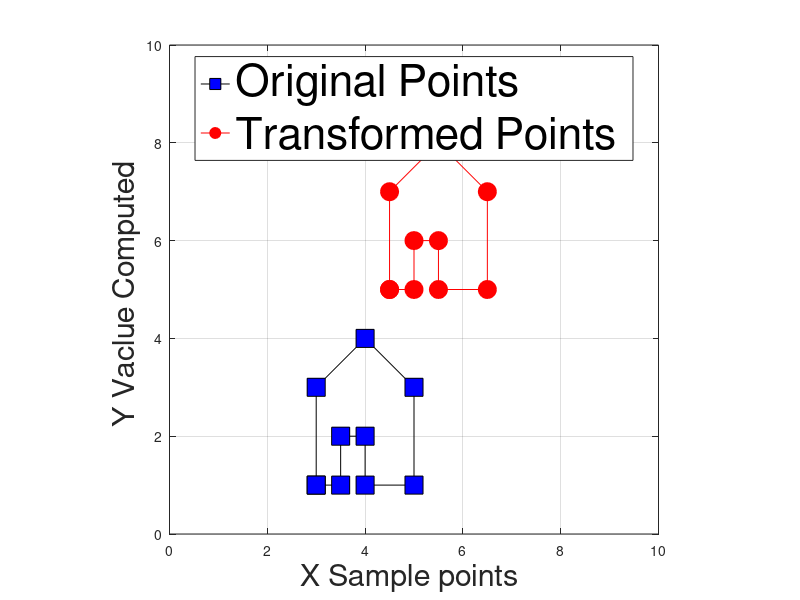

Write the MATLAB code that produced this figure.
function DEMO_05_Translate_PTS()
%  SOME POINTS:
% xy_pts = [ ...
%     0.86  1.28  1.85  2.52  1.81  2.87  4.11  5.68  6.97  8.05  8.42  7.32  6.51  6.12  5.43  5.03  4.32  3.58  4.64  5.26  5.96  6.67  7.55 ;
%     1.21  0.69  1.47  1.27  1.15  1.44  1.88  2.43  2.81  2.81  3.57  2.99  2.52  3.08  2.73  2.14  2.41  1.79  1.88  2.84  2.55  3.16  2.61 ;
% ];

load xy_pts;

%     x_values    = xy_pts(1,:);
%     y_values    = xy_pts(2,:);
%
%     % Form the XY  matrix:
%     X   = [ x_values  ;  ones(1,length( x_values )) ];
%     Y   = [ xy_pts(2,:) ];

    Scl     = eye(2);
    Trans   = [ 1.5 ; 4 ];
    
    fprintf('NOTE: TRANSLATION IS OBNOXIOUS, BECAUSE WE NEED TO STOP AND ADD SOMETHING TO EVERY POINT...\n ');
    uv_pts  = Scl * xy_pts   +   repmat( Trans, 1, length(xy_pts) );


    figure( 'Position', [4 4 1024 768] );
    plot( xy_pts(1,:), xy_pts(2,:), 'ks-', 'MarkerSize', 13, 'MarkerFaceColor', 'b' );
    grid on;
    axis equal;
    axis( [0 10 0 10]);
    xlabel( 'X Sample points ', 'FontSize', 22 );
    ylabel( 'Y Vaclue Computed ', 'FontSize', 22 );
    
    hold on;
    
    plot( uv_pts(1,:), uv_pts(2,:), 'ro-', 'MarkerSize', 13, 'MarkerFaceColor', 'r' );
    
    legend( { 'Original Points ', 'Transformed Points ' }, 'FontSize', 32, 'Location', 'North' );
    
end
